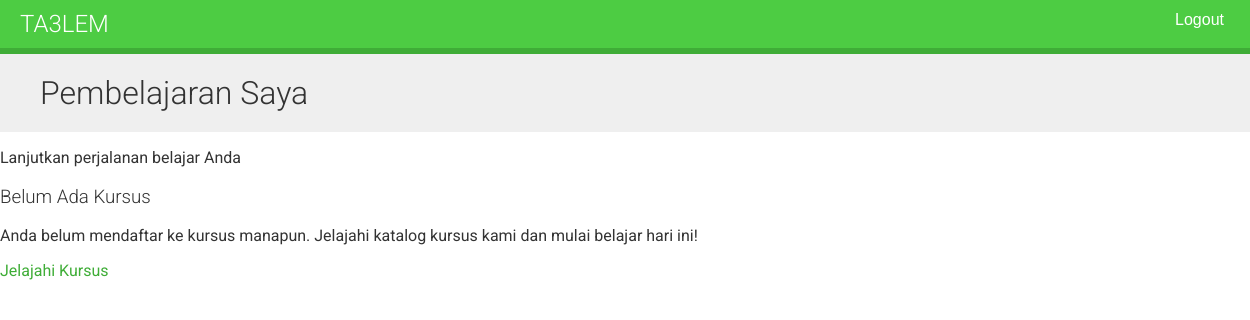
Page /accounts/courses/ (signed in) on the earlier database version.
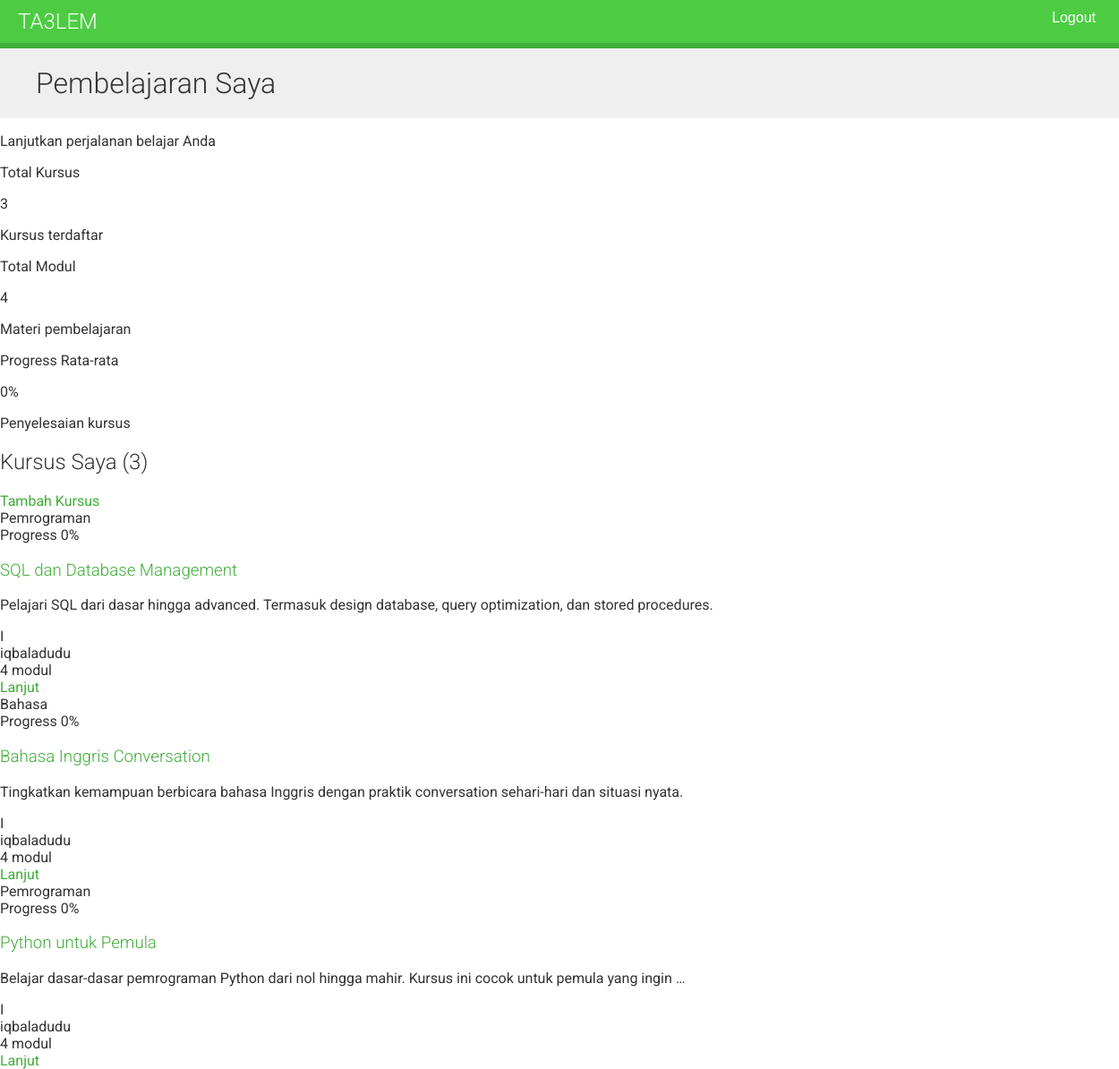
Same page on the later database version.
### courses/models.py (models this page shows, shortened)
class Course(models.Model):
    owner = models.ForeignKey(User, on_delete=models.CASCADE, related_name='courses_created')
    subject = models.ForeignKey(Subject, on_delete=models.CASCADE, related_name='courses')
    title = models.CharField(max_length=200)
    slug = models.SlugField(max_length=200, unique=True)
    overview = models.TextField()
    created = models.DateTimeField(auto_now_add=True)
    students = models.ManyToManyField(User, related_name='courses_joined', blank=True)
    class Meta:
        ordering = ['-created']

class Subject(models.Model):
    title = models.CharField(max_length=100)
    slug = models.SlugField(max_length=100, unique=True)
    class Meta:
        ordering = ['title']

### users/models.py (models this page shows, shortened)
class User(AbstractUser):
    STUDENT = 'student'
    INSTRUCTOR = 'instructor'
    STAFF = 'staff'
    ROLE_CHOICES = [
        (STUDENT, 'Student'),
        (INSTRUCTOR, 'Instructor'),
        (STAFF, 'Staff'),
    ]
    role = models.CharField(
        max_length=20,
        choices=ROLE_CHOICES,
        default=STUDENT,
        help_text='User role in the LMS'
    )
    is_active = models.BooleanField(default=False)
    avatar = models.ImageField(upload_to='avatars/', blank=True, null=True)
    bio = models.TextField(blank=True)
    phone_number = models.CharField(max_length=20, blank=True)
    date_of_birth = models.DateField(blank=True, null=True)
    address = models.TextField(blank=True)
    city = models.CharField(max_length=100, blank=True)
    country = models.CharField(max_length=100, blank=True)
    postal_code = models.CharField(max_length=20, blank=True)
    timezone = models.CharField(max_length=50, default='UTC')
    language = models.CharField(max_length=10, default='en')
    email_notifications = models.BooleanField(default=True)
    created_at = models.DateTimeField(auto_now_add=True)
    updated_at = models.DateTimeField(auto_now=True)
    class Meta:
        permissions = [
            ('view_dashboard', 'Can view dashboard'),
        ]

### users/views.py (the view)
class StudentCourseListView(LoginRequiredMixin, StudentOnlyRedirectMixin, ListView):
    model = Course
    template_name = "users/course/list.html"
    def get_queryset(self):
        qs = super().get_queryset()
        return qs.filter(students__in=[self.request.user])

### users/views.py (called while the page is built)
    def dispatch(self, request, *args, **kwargs):
        is_authenticated = request.user.is_authenticated
        if not is_authenticated:
            return redirect('student_login')
        return super().dispatch(request, *args, **kwargs)

### users/templates/users/course/list.html (shortened to what the changed rows need)
{% extends "base.html" %}
{% block content %}
    <div class="relative bg-gradient-to-br from-blue-600 via-purple-600 to-pink-500 text-white py-10 sm:py-12 lg:py-16 overflow-hidden">
        <div class="relative max-w-7xl mx-auto px-4 sm:px-6 lg:px-8">
            <h1 class="text-3xl sm:text-4xl lg:text-5xl font-extrabold mb-3 sm:mb-4 leading-tight">
                Pembelajaran Saya
            </h1>
        </div>
    </div>
    <div class="max-w-7xl mx-auto px-4 sm:px-6 lg:px-8 py-6 sm:py-8 lg:py-12">
        {% if object_list %}
            <div class="grid grid-cols-1 sm:grid-cols-2 lg:grid-cols-3 gap-4 sm:gap-6 mb-8 sm:mb-12">
                <div class="relative bg-gradient-to-br from-blue-500 to-blue-700 rounded-xl sm:rounded-2xl shadow-lg sm:shadow-xl p-5 sm:p-6 overflow-hidden group hover:shadow-2xl transition-all duration-300 hover:scale-105">
                    <div class="relative z-10">
                        <div>
                            <p class="text-blue-100 text-xs sm:text-sm font-semibold mb-1">Total Kursus</p>
                            <p class="text-4xl sm:text-5xl font-extrabold text-white mb-1">{{ object_list.count }}</p>
                            <p class="text-[10px] sm:text-xs text-blue-100 opacity-90">Kursus terdaftar</p>
                        </div>
                    </div>
                </div>
                <div class="relative bg-gradient-to-br from-green-500 to-green-700 rounded-xl sm:rounded-2xl shadow-lg sm:shadow-xl p-5 sm:p-6 overflow-hidden group hover:shadow-2xl transition-all duration-300 hover:scale-105">
                    <div class="relative z-10">
                        <div>
                            <p class="text-green-100 text-xs sm:text-sm font-semibold mb-1">Total Modul</p>
                            <p class="text-4xl sm:text-5xl font-extrabold text-white mb-1">
                                {% widthratio object_list|length 1 1 as total %}
                                {% for course in object_list %}
                                    {% if forloop.first %}{{ course.modules.count }}{% endif %}
                                {% endfor %}
                            </p>
                            <p class="text-[10px] sm:text-xs text-green-100 opacity-90">Materi pembelajaran</p>
                        </div>
                    </div>
                </div>
                <div class="relative bg-gradient-to-br from-purple-500 to-purple-700 rounded-xl sm:rounded-2xl shadow-lg sm:shadow-xl p-5 sm:p-6 overflow-hidden group hover:shadow-2xl transition-all duration-300 hover:scale-105 sm:col-span-2 lg:col-span-1">
                    <div class="relative z-10">
                        <div>
                            <p class="text-purple-100 text-xs sm:text-sm font-semibold mb-1">Progress Rata-rata</p>
                            <p class="text-4xl sm:text-5xl font-extrabold text-white mb-1">0<span
                                    class="text-2xl sm:text-3xl">%</span></p>
                            <p class="text-[10px] sm:text-xs text-purple-100 opacity-90">Penyelesaian kursus</p>
                        </div>
                    </div>
                </div>
            </div>
            <div class="mb-4 sm:mb-6 flex flex-col sm:flex-row items-start sm:items-center justify-between gap-3 sm:gap-4">
                <h2 class="text-xl sm:text-2xl lg:text-3xl font-extrabold text-gray-900">
                    Kursus Saya <span class="text-blue-600">({{ object_list.count }})</span>
                </h2>
                <a href="{% url 'course_list' %}"
                   class="inline-flex items-center text-blue-600 hover:text-blue-700 font-semibold text-sm px-4 py-2 bg-blue-50 rounded-lg hover:bg-blue-100 transition-all duration-200">
                    Tambah Kursus
                </a>
            </div>
            <div class="grid grid-cols-1 sm:grid-cols-2 lg:grid-cols-3 gap-4 sm:gap-6 lg:gap-8">
                {% for course in object_list %}
                    <article
                            class="group bg-white/80 backdrop-blur-sm rounded-xl sm:rounded-2xl shadow-lg hover:shadow-2xl transition-all duration-300 overflow-hidden border border-gray-100 hover:border-blue-200 hover:-translate-y-1">
                        <div class="relative h-40 sm:h-48 bg-gradient-to-br from-blue-500 via-purple-500 to-pink-500 overflow-hidden">
                            <div class="absolute top-3 sm:top-4 left-3 sm:left-4">
                                <span class="inline-flex items-center px-2 sm:px-3 py-1 sm:py-1.5 bg-white/95 backdrop-blur-sm text-gray-800 rounded-full text-xs font-bold shadow-lg">
                                    <span class="truncate max-w-[100px]">{{ course.subject.title }}</span>
                                </span>
                            </div>
                            <div class="absolute bottom-3 sm:bottom-4 left-3 sm:left-4 right-3 sm:right-4">
                                <div class="bg-white/95 backdrop-blur-sm rounded-lg p-2">
                                    <div class="flex items-center justify-between mb-1">
                                        <span class="text-[10px] sm:text-xs font-semibold text-gray-600">Progress</span>
                                        <span class="text-[10px] sm:text-xs font-bold text-blue-600">0%</span>
                                    </div>
                                </div>
                            </div>
                        </div>
                        <div class="p-4 sm:p-5 lg:p-6">
                            <h3 class="text-base sm:text-lg lg:text-xl font-bold text-gray-900 mb-2 sm:mb-3 group-hover:text-blue-600 transition-colors duration-200 line-clamp-2 leading-tight">
                                <a href="{% url 'student_course_detail' course.id %}">{{ course.title }}</a>
                            </h3>
                            <p class="text-gray-600 text-xs sm:text-sm mb-3 sm:mb-4 line-clamp-2 leading-relaxed">{{ course.overview|truncatewords:15 }}</p>
                            <div class="flex items-center text-xs sm:text-sm text-gray-500 mb-4 sm:mb-5 pb-4 sm:pb-5 border-b border-gray-100">
                                <div class="w-7 h-7 sm:w-8 sm:h-8 bg-gradient-to-br from-blue-500 to-purple-500 rounded-full flex items-center justify-center text-white font-bold text-xs mr-2">
                                    {{ course.owner.username.0|upper }}
                                </div>
                                <span class="font-medium truncate">{{ course.owner.username }}</span>
                            </div>
                            <div class="flex items-center justify-between flex-wrap gap-3">
                                <div class="flex items-center text-xs sm:text-sm font-semibold text-gray-700">
                                    <span>{{ course.modules.count }} modul</span>
                                </div>
                                <a href="{% url 'student_course_detail' course.id %}"
                                   class="inline-flex items-center px-4 sm:px-5 py-2 sm:py-2.5 bg-gradient-to-r from-blue-600 to-purple-600 text-white text-xs sm:text-sm font-bold rounded-xl hover:from-blue-700 hover:to-purple-700 shadow-lg hover:shadow-xl transition-all duration-200 hover:scale-105">
                                    Lanjut
                                </a>
                            </div>
                        </div>
                    </article>
                {% endfor %}
            </div>
        {% else %}
            <div class="text-center py-12 sm:py-16 lg:py-20 px-4">
                <h3 class="text-2xl sm:text-3xl font-bold text-gray-900 mb-3 sm:mb-4">Belum Ada Kursus</h3>
                <p class="text-gray-600 text-base sm:text-lg mb-6 sm:mb-8 max-w-md mx-auto">Anda belum mendaftar ke
                    kursus manapun. Jelajahi katalog kursus kami dan mulai belajar hari ini!</p>
                <a href="{% url 'course_list' %}"
                   class="inline-flex items-center bg-gradient-to-r from-blue-600 to-purple-600 text-white hover:from-blue-700 hover:to-purple-700 px-6 sm:px-8 py-3 sm:py-4 rounded-xl font-bold text-base sm:text-lg shadow-2xl hover:shadow-3xl transition-all duration-300 hover:scale-105">
                    Jelajahi Kursus
                </a>
            </div>
        {% endif %}
    </div>
{% endblock %}

Differences in the rows shown:
added Course: modules.count "4", subject "Pemrograman", title "SQL dan Database Management", overview "Pelajari SQL dari dasar hingga advanced. Termasuk design database, query optimization, dan stored procedures.", owner.username.0 "I", owner.username "iqbaladudu"
added Course: subject "Bahasa", title "Bahasa Inggris Conversation", overview "Tingkatkan kemampuan berbicara bahasa Inggris dengan praktik conversation sehari-hari dan situasi nyata.", owner.username.0 "I", owner.username "iqbaladudu", modules.count "4", shown under "Kursus Saya (3)"
added Course: subject "Pemrograman", title "Python untuk Pemula", overview "Belajar dasar-dasar pemrograman Python dari nol hingga mahir. Kursus ini cocok untuk pemula yang ingin …", owner.username.0 "I", owner.username "iqbaladudu", modules.count "4", shown under "Kursus Saya (3)"
Other differences:
{{ object_list.count }}: (not shown) → "3"
text no longer shown: "Belum Ada Kursus Anda belum mendaftar ke kursus manapun. Jelajahi katalog kursus kami dan mulai belajar hari ini! Jelajahi Kursus"
text now shown: "Total Kursus Kursus terdaftar Total Modul Materi pembelajaran Progress Rata-rata 0 % Penyelesaian kursus Kursus Saya ( ) Tambah Kursus"
